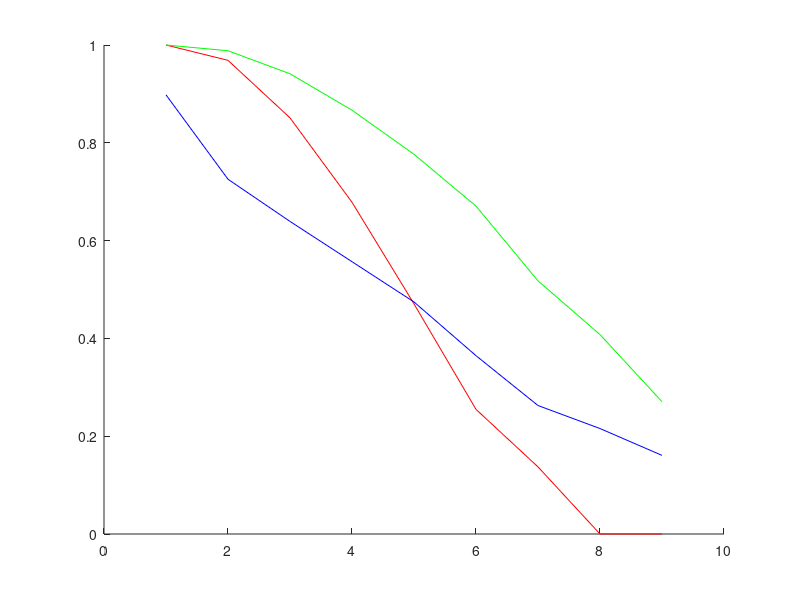

Reproduce this figure in MATLAB. (Note: this script raises an error after producing the figure.)
%%%%
% Adapted from research:
% ColorBrewer.org: An Online Tool for Selecting Colour
% Schemes for Maps
% Brewer, C
%
% http://citeseerx.ist.psu.edu/viewdoc/download?doi=10.1.1.361.6082&rep=rep1&type=pdf
%
%
% 5. Citation
% Ahhh, that lavish citation I'm hoping for...
% Wording depends on context and I'm not too picky. If you add a note in the corner of a map, how about one of these:
%     - Colors from www.ColorBrewer.org by Cynthia A. Brewer, Geography, Pennsylvania State University.
%     - Map colors based on www.ColorBrewer.org, by Cynthia A. Brewer, Penn State.
%     - Color symbols: ColorBrewer.org
% A reference in a journal article or report might look like:
%     - Brewer, Cynthia A., 200x. http://www.ColorBrewer.org, accessed date.
%%%

%% Sequential Colors
YlGn = [255	255	229
    247	252	185
    217	240	163
    173	221	142
    120	198	121
    65	171	93
    35	132	67
    0	104	55
    0	69	41
    ];

YlGnBu = [255	255	217
    237	248	177
    199	233	180
    127	205	187
    65	182	196
    29	145	192
    34	94	168
    37	52	148
    8	29	88
    ];

BuGn = [247	252	240
224	243	219
204	235	197
168	221	181
123	204	196
78	179	211
43	140	190
8	104	172
8	64	129];

GnBu = [247	252	253
229	245	249
204	236	230
153	216	201
102	194	164
65	174	118
35	139	69
0	109	44
0	68	27];

PuBuGn = [255	247	251
236	226	240
208	209	230
166	189	219
103	169	207
54	144	192
2	129	138
1	108	89
1	70	54];

PuBu = [255	247	251
236	231	242
208	209	230
166	189	219
116	169	207
54	144	192
5	112	176
4	90	141
2	56	88];

BuPu = [247	252	253
224	236	244
191	211	230
158	188	218
140	150	198
140	107	177
136	65	157
129	15	124
77	0	75];

RdPu = [255	247	243
253	224	221
252	197	192
250	159	181
247	104	161
221	52	151
174	1	126
122	1	119
73	0	106];

PuRd = [247	244	249
231	225	239
212	185	218
201	148	199
223	101	176
231	41	138
206	18	86
152	0	67
103	0	31];

OrRd = [255	247	236
254	232	200
253	212	158
253	187	132
252	141	89
239	101	72
215	48	31
179	0	0
127	0	0];

YlOrRd = [255	255	204
255	237	160
254	217	118
254	178	76
253	141	60
252	78	42
227	26	28
189	0	38
128	0	38];

YlOrBr = [255	255	229
255	247	188
254	227	145
254	196	79
254	153	41
236	112	20
204	76	2
153	52	4
102	37	6];

Pu = [252	251	253
239	237	245
218	218	235
188	189	220
158	154	200
128	125	186
106	81	163
84	39	143
63	0	125];

Bu = [247	251	255
222	235	247
198	219	239
158	202	225
107	174	214
66	146	198
33	113	181
8	81	156
8	48	107];

Gn = [247	252	245
229	245	224
199	233	192
161	217	155
116	196	118
65	171	93
35	139	69
0	109	44
0	68	27];

Or = [255	245	235
254	230	206
253	208	162
253	174	107
253	141	60
241	105	19
217	72	1
166	54	3
127	39	4];

Rd = [255	245	240
254	224	210
252	187	161
252	146	114
251	106	74
239	59	44
203	24	29
165	15	21
103	0	13];



%%
YlGn = YlGn./255;

%%

hold on
plot(YlGn(:,1), 'r')
plot(YlGn(:,2), 'g')
plot(YlGn(:,3), 'b')
hold off


%%


len = 11;
n = 5;

p1 = polyfit([1:len]', YlGn(:,1), n);
p2 = polyfit([1:len]', YlGn(:,2), n);
p3 = polyfit([1:len]', YlGn(:,3), n);

val1 = zeros(100,3);

temp1 = p1(1) + p1(2) + p1(3) + p1(4);
temp2 = p2(1) + p2(2) + p2(3) + p2(4);
temp3 = p3(1) + p3(2) + p3(3) + p3(4);

for i=1:100
    for j = 1:n+1
    
    k = n:-1:0;
    x = linspace(1,len,100);
    val1(i,1) = val1(i,1) + p1(j)*x(i)^(k(j));
    val1(i,2) = val1(i,2) + p2(j)*x(i)^(k(j));
    val1(i,3) = val1(i,3) + p3(j)*x(i)^(k(j));
    

    end % END FOR
    
    if val1(i, 1) > 1
        val1(i,1) = 1;
    end
    if val1(i, 2) > 1
        val1(i,2) = 1;
    end
    if val1(i, 3) > 1
        val1(i,3) = 1;
    end
    
    if val1(i, 1) < 0
        val1(i,1) = 0;
    end
    if val1(i, 2) < 0
        val1(i,2) = 0;
    end
    if val1(i, 3) < 0
        val1(i,3) = 0;
    end
    
end %END FOR


hold on
plot(x,val1(:,1), 'r')
plot(x,val1(:,2), 'g')
plot(x,val1(:,3), 'b')

plot(YlGn(:,1), 'r:')
plot(YlGn(:,2), 'g:')
plot(YlGn(:,3), 'b:')
hold off


%%

img = zeros(100,50,3);


for i = 1:100
    
    
    img(i, :, 1) = repmat(val1(i, 1), 1,50);
    img(i, :, 2) = repmat(val1(i, 2), 1,50);
    img(i, :, 3) = repmat(val1(i, 3), 1,50);
    
    
end % END FOR

imshow(img)

figure (2)

ttemp = 1:0.01:10;
wtemp = rand(1, length(ttemp));
xtemp = sin(ttemp);
ytemp = cos(ttemp);
ztemp = exp(ttemp./5);

hold on
ldataw = plot(ttemp, wtemp);
ldatax = plot(ttemp, xtemp);
ldatay = plot(ttemp, ytemp);
ldataz = plot(ttemp, ztemp);
hold off
set(ldataw, 'LineWidth', 2.75);
set(ldatax, 'LineWidth', 2.75);
set(ldatay, 'LineWidth', 2.75);
set(ldataz, 'LineWidth', 2.75);


set(ldataw, 'Color', val1(25,:))
set(ldatax, 'Color', val1(15,:))
set(ldatay, 'Color', val1(75,:))
set(ldataz, 'Color', val1(80,:))

%% Diverging Colors

PuOr = [127	59	8
179	88	6
224	130	20
253	184	99
254	224	182
247	247	247
216	218	235
178	171	210
128	115	172
84	39	136
45	0	75];

BrGn = [64	0	75
118	42	131
153	112	171
194	165	207
231	212	232
247	247	247
217	240	211
166	219	160
90	174	97
27	120	55
0	68	27];

BuOr = [165	0	38
215	48	39
244	109	67
253	174	97
254	224	144
255	255	191
224	243	248
171	217	233
116	173	209
69	117	180
49	54	149];

PRGn = [64	0	75
118	42	131
153	112	171
194	165	207
231	212	232
247	247	247
217	240	211
166	219	160
90	174	97
27	120	55
0	68	27];

%% Qualaitative

numPoints = 3; % 3-12

% Sequence 1
% qual1 = [ 84,  48,   5;...
%     140,  81,  10;...
%     191, 129,  45;...
%     223, 194, 125;...
%     246, 232, 195;...
%     245, 245, 245;...
%     199, 234, 229;...
%     128, 205, 193;...
%     53, 151, 143;...
%     1, 102,  94;...
%     0,  60,  48
    
set1 = [141	211	199
255	255	179
190	186	218
251	128	114
128	177	211
253	180	98
179	222	105
252	205	229
217	217	217
188	128	189
204	235	197
255	237	111];

% qual1 =
% #a6cee3
% #1f78b4
% #b2df8a
% #33a02c
% #fb9a99
% #e31a1c
% #fdbf6f
% #ff7f00
% #cab2d6
% #6a3d9a
% #ffff99


% qual2 =[141, 211, 199;...
%     255, 255, 179;...
%     190, 186, 218;...
%     251, 128, 114;...
%     128, 177, 211;...
%     253, 180,  98;...
%     179, 222, 105;...
%     252, 205, 229;...
%     217, 217, 217;...
%     188, 128, 189;...
%     204, 235, 197];

% qual2 =
% #8dd3c7
% #ffffb3
% #bebada
% #fb8072
% #80b1d3
% #fdb462
% #b3de69
% #fccde5
% #d9d9d9
% #bc80bd
% #ccebc5